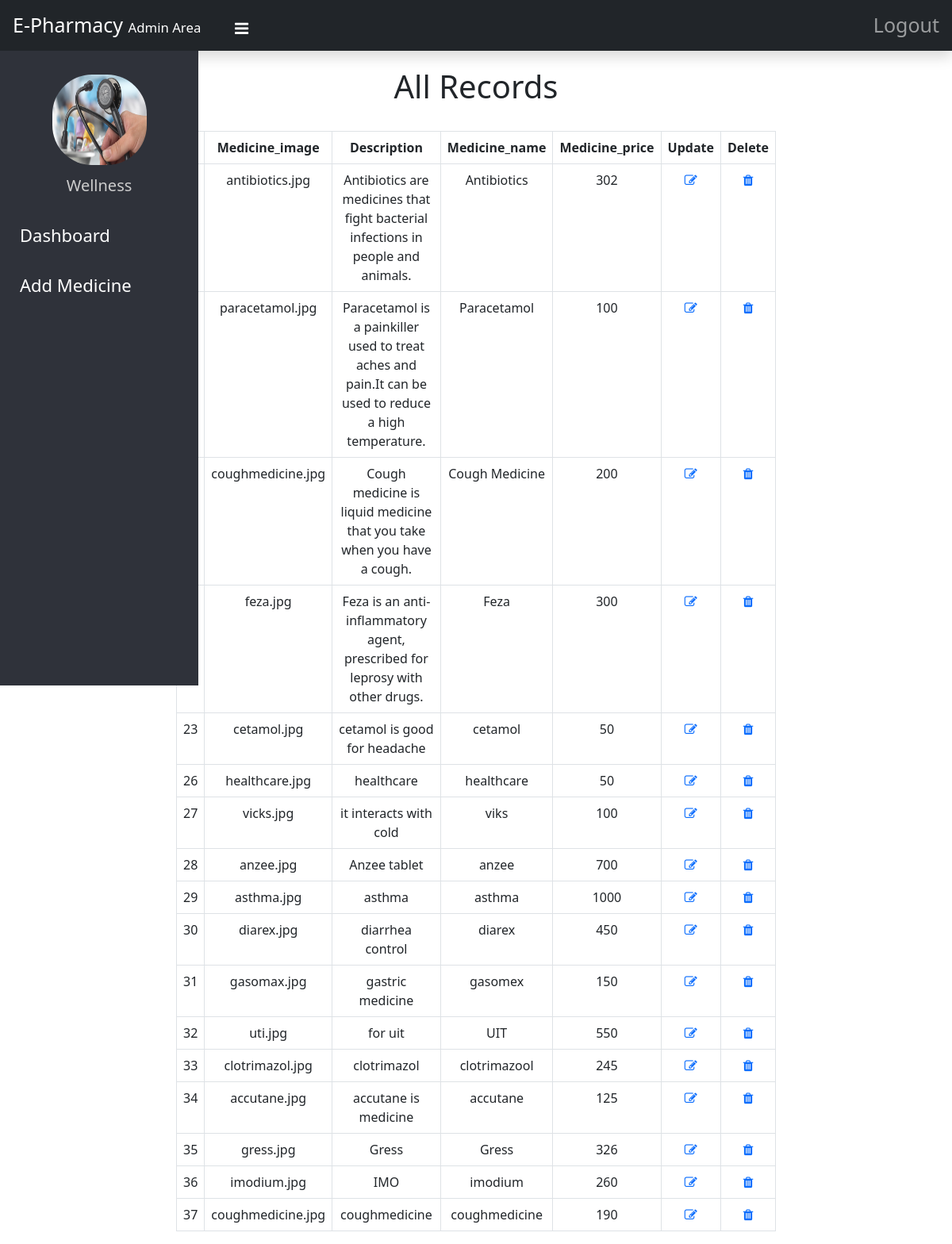
Page /dashboard.php on the committed database.
### tables this page shows
CREATE TABLE `medicine` (
  `medicine_id` int(11) NOT NULL,
  `medicine_image` varchar(255) NOT NULL,
  `description` varchar(1000) NOT NULL,
  `medicine_name` varchar(50) NOT NULL,
  `medicine_price` float NOT NULL
);

### dashboard.php (the view, shortened to what this page needs)
<!DOCTYPE html>
<html>
<head>
	<link rel="stylesheet" type="text/css" href="css/dashb.css">
	<link rel="stylesheet" type="text/css" href="fontawesome/font-awesome.min.css">
  <link rel="stylesheet" type="text/css" href="bootstrap/bootstrap/css/bootstrap.min.css">
</head>
<body>
	<header class="navbar navbar-dark bg-dark flex-md-nowrap p-0 shadow" style="height: 64px;">
    <a class="nav-link" href="#" style="font-size: 25px; color: white;">E-Pharmacy <small><small><small>Admin Area</small></small></small></a>
    <label for="check">
			<i class="fa fa-bars" id="sidebar_btn"></i>
		</label>
     <ul class="navbar-nav px-3">
     <li class="nav-item text-nowrap">
      <a class="nav-link" href="logout.php" style="font-size: 25px;">Logout</a>
     </li>
   	</ul>
	</header>
	<div class="sidebar">
		<center>
			<img src="images/set.jpg" class="image" style="width: 119px;"><h4 style="margin-top: -36px; font-size: 20px;">Wellness</h4>
		</center>
		<a href="#"><span style="font-size: 22px;">Dashboard</span></a>
		<a href="add.php"><span style="font-size: 22px;">Add Medicine</span></a>
	</div>
	<div class="container" style="max-width: 780px;">
	<div class="col-lg-12" style="margin-top: -27px;">
	<br><br><h1 class="text-center">All Records</h1><br>
		<table class="table table-hover table-bordered" >
		<tr class="bg-sm text-black text-center">
			<th>Id</th>
			<th>Medicine_image</th>
			<th>Description</th>
			<th>Medicine_name</th>
			<th>Medicine_price</th>
			<th>Update</th>
			<th>Delete</th>
		</tr>
		<?php
		include "database.php";
		$sql = "SELECT * FROM medicine";
		$res = mysqli_query($con, $sql);
			while ($row = mysqli_fetch_array($res)){
		 ?>
		<tr class="text-center">
			<td> <?php echo $row['medicine_id']; ?> </td>
			<td> <?php echo $row['medicine_image']; ?> </td>
			<td> <?php echo $row['description']; ?> </td>
			<td> <?php echo $row['medicine_name']; ?> </td>
			<td> <?php echo $row['medicine_price']; ?> </td>
			<td> <a href="update.php?id=<?php echo $row['medicine_id']; ?>&erp=<?php echo $row['medicine_image']; ?>&ert=<?php echo $row['description']; ?>&erx=<?php echo $row['medicine_name']; ?>&erz=<?php echo $row['medicine_price']; ?>"><i class="fa fa-edit"></i></a></td>
			<td> <a href="delete.php?id=<?php echo $row['medicine_id']; ?>"><i class="fa fa-trash" onclick="return confirm('Are you sure want to delete')"></i></a></td>
		</tr>
		<?php
			}
		 ?>
		</table>
	</div>
</body>
</html>

### css/dashb.css (style rules this page uses)
.sidebar { background: #2F323A; padding-top: 30px; position: fixed; left: 0; width: 250px; height: 100vh; transition: 0.5s; transition-property: left; top: 98px; bottom: 0; position: absolute; top: 64px; bottom: 0; }
.sidebar .image { height: 114px; border-radius: 50px; margin-bottom: 50px; }
.sidebar h4 { color: #ccc; margin-top: 0; margin-bottom: 20px; }
.sidebar a { color: #fff; display: block; width: 100%; line-height: 60px; text-decoration: none; padding-left: 25px; box-sizing: border-box; transition: 0.5s; transition-property: background; }
label #sidebar_btn { z-index: 1; color: #fff; position: fixed; cursor: pointer; left: 302px; font-size: 20px; margin: -6px; transition: 0.5s; transition-property: color; }

### rows in the picture
medicine: medicine_image "antibiotics.jpg", description "Antibiotics are medicines that fight bacterial infections in people and animals.", medicine_name "Antibiotics", medicine_price "302"
medicine: medicine_image "paracetamol.jpg", description "Paracetamol is a painkiller used to treat aches and pain.It can be used to reduce a high temperature.", medicine_name "Paracetamol", medicine_price "100"
medicine: medicine_image "coughmedicine.jpg", description "Cough medicine is liquid medicine that you take when you have a cough.", medicine_name "Cough Medicine", medicine_price "200"
medicine: medicine_image "feza.jpg", description "Feza is an anti-inflammatory agent, prescribed for leprosy with other drugs.", medicine_name "Feza", medicine_price "300"
medicine: medicine_id "23", medicine_image "cetamol.jpg", description "cetamol is good for headache", medicine_name "cetamol", medicine_price "50"
medicine: medicine_id "26", medicine_image "healthcare.jpg", description "healthcare", medicine_name "healthcare", medicine_price "50"
medicine: medicine_id "27", medicine_image "vicks.jpg", description "it interacts with cold", medicine_name "viks", medicine_price "100"
medicine: medicine_id "28", medicine_image "anzee.jpg", description "Anzee tablet", medicine_name "anzee", medicine_price "700"
medicine: medicine_id "29", medicine_image "asthma.jpg", description "asthma", medicine_name "asthma", medicine_price "1000"
medicine: medicine_id "30", medicine_image "diarex.jpg", description "diarrhea control", medicine_name "diarex", medicine_price "450"
medicine: medicine_id "31", medicine_image "gasomax.jpg", description "gastric medicine", medicine_name "gasomex", medicine_price "150"
medicine: medicine_id "32", medicine_image "uti.jpg", description "for uit", medicine_name "UIT", medicine_price "550"
medicine: medicine_id "33", medicine_image "clotrimazol.jpg", description "clotrimazol", medicine_name "clotrimazool", medicine_price "245"
medicine: medicine_id "34", medicine_image "accutane.jpg", description "accutane is medicine", medicine_name "accutane", medicine_price "125"
medicine: medicine_id "35", medicine_image "gress.jpg", description "Gress", medicine_name "Gress", medicine_price "326"
medicine: medicine_id "36", medicine_image "imodium.jpg", description "IMO", medicine_name "imodium", medicine_price "260"
medicine: medicine_id "37", medicine_image "coughmedicine.jpg", description "coughmedicine", medicine_name "coughmedicine", medicine_price "190"
